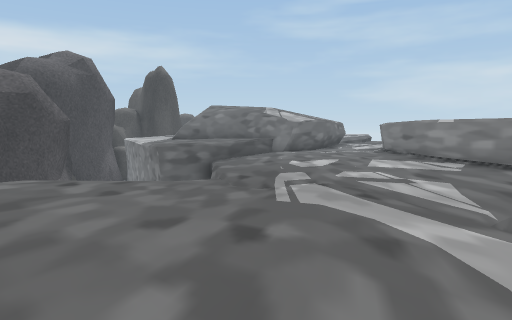
View 1 (above)

21 first-person views from a walk through a scene from a Unity 3-D project. The camera is 1.4 m above the floor, tilts 4° down and sees 70° across. The floor is counted in squares, 2 m on a side. Each view is taken from the middle of a square. On the plan, view 1 faces up. The plan holds only what a view shows up to about 11 squares ahead; the rest is blank. The place goes on beyond the plan. The player character is not drawn. Some surface patterns are stand-ins.

View 2
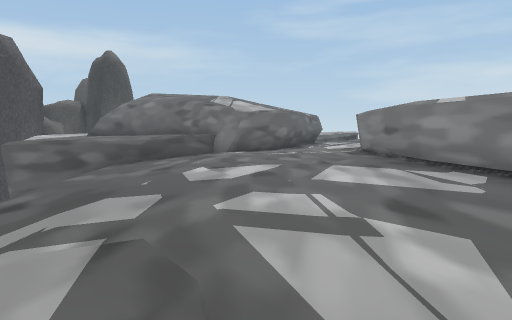

View 3
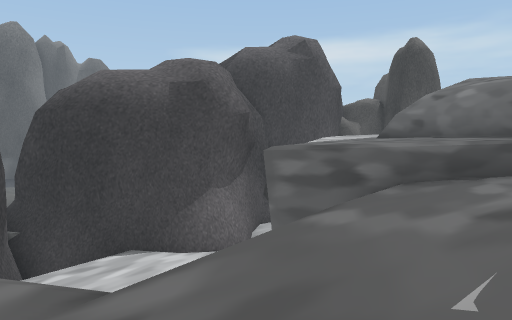

View 4
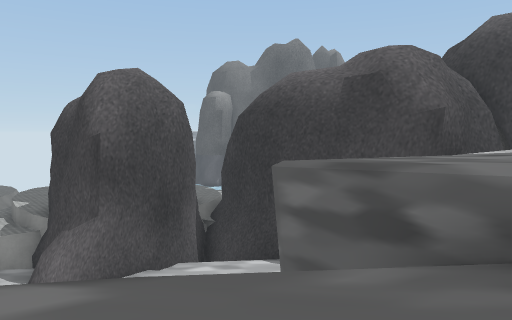

View 5
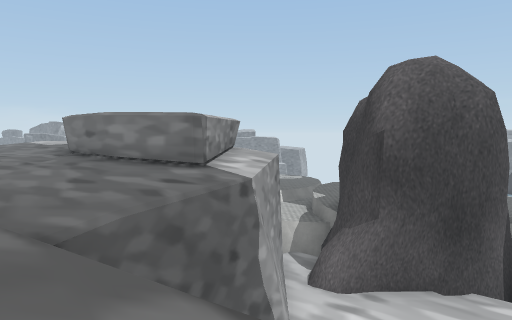

View 6
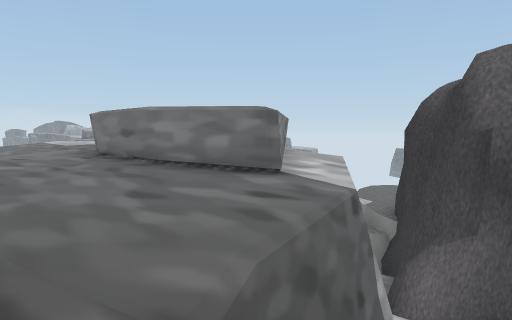

View 7
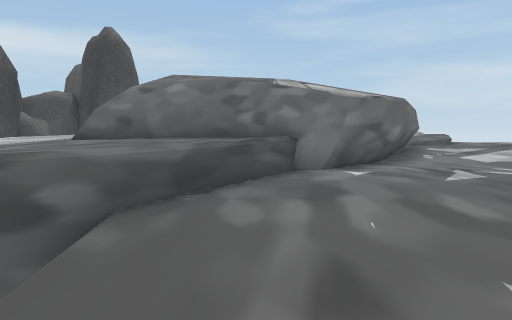

View 8
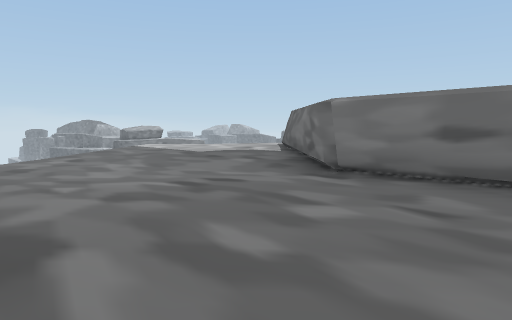

View 9
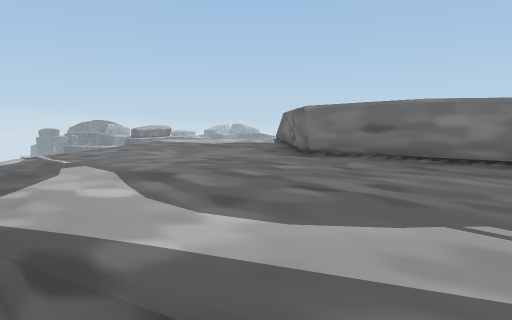

View 10
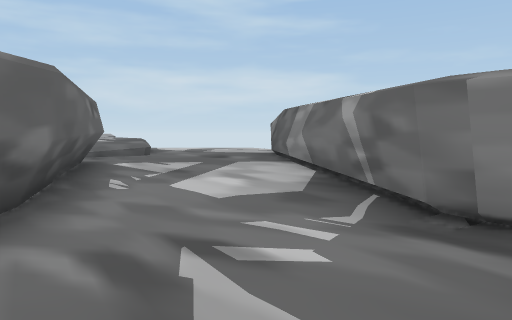

View 11
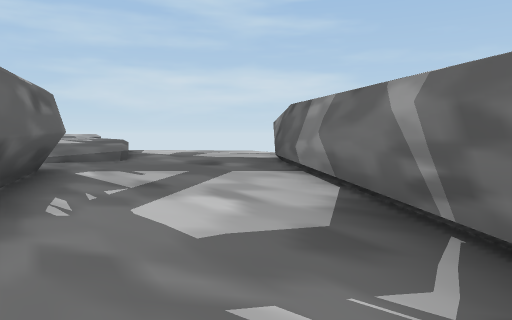

View 12
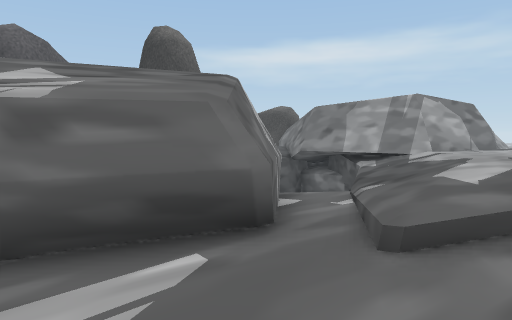

View 13
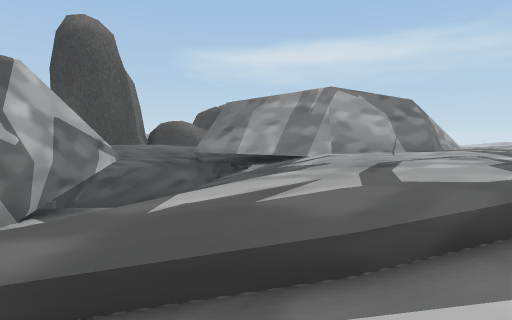

View 14
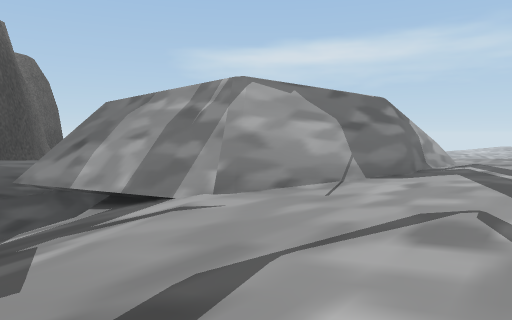

View 15
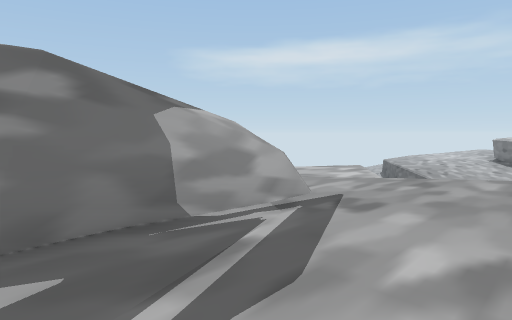

View 16
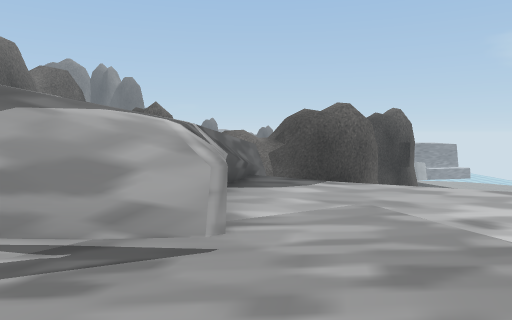

View 17
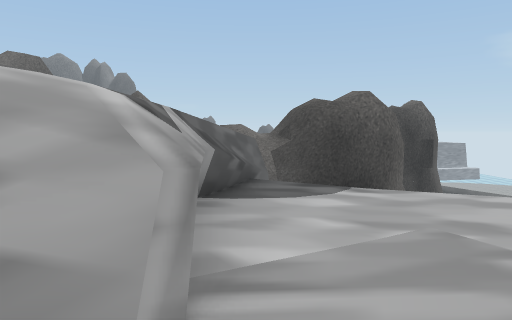

View 18
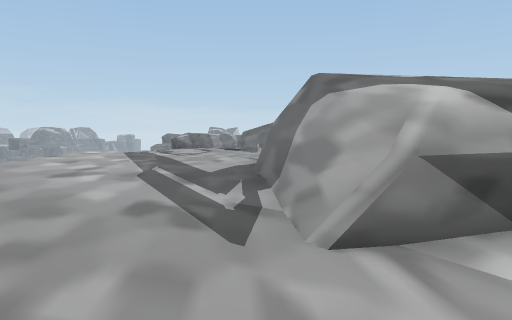

View 19
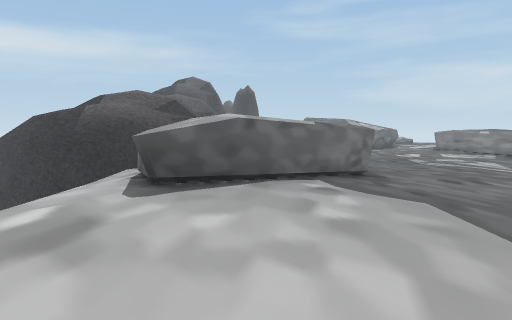

View 20
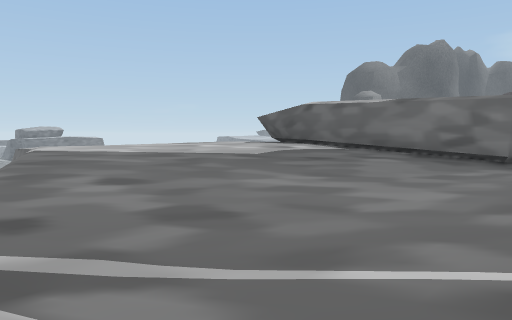

View 21
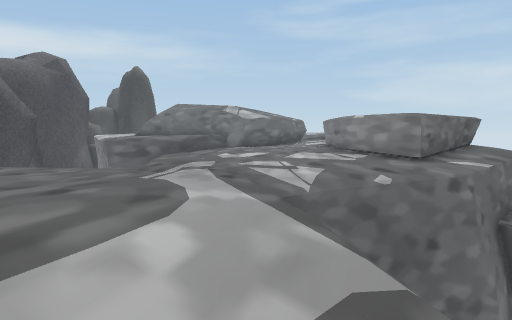

### Floor plan
Key: @ floor where view 1 was taken; # wall or solid block; . main floor; : floor 0.25 m higher than the main floor; - floor 0.25 m lower than the main floor; + floor 0.5 m higher than the main floor; _ floor 0.5 m lower than the main floor; * floor 0.75 m higher than the main floor; % floor 1 m higher than the main floor; & floor 1.25 m higher than the main floor; $ floor 1.5 m higher than the main floor; / step, stairs or slope; = window, fence, low wall or low ledge; ^ raised ledge; v drop or lower ground.
Columns run from 11 left of view 1 to 9 right of it. Each row starts with its distance up from view 1.
 41        #    *+
 40        #   ***+ =
 39        #  ^***///
 38      ###   ****%//
 37      ##  ##*****//$
 36           #####*//
 35               #*%/$
 34               #%%/$
 33               ##%&//
 32               ##&&//
 31               ##&&/$=
 30               #&&&&$=
 29               #&&&&$
 28              ##&&&&/
 27            ###//&&&
 26            #^^//&&&
 25                //&&
 24              #^//&&
 23              ##//&/++
 22               #:/%/++
 21               ###%+++
 20                ##++++
 19  #   #         #+/++#
 18  ##  ##       ##+/+##
 17   #   ^^###  ##./+##
 16   ##  ^^^^^####./##
 15   ##  ^^^^^^#.../#
 14   ##v  ^^^^-....##
 13  ##vv  ^^^_/....#
 12  #vvv   ^^_/....#
 11  vvvvv  v //....#
 10 vvvvvv    /-.--.#
  9 ##vvv     v----.##
  8  ##vvv   vv-----.##
  7   ##vvvvv/__-__--#
  6  ##vvvv--_______--
  5 ##vvv ##--_--___
  4 vvvv:^##.----/vv
  3     ^###..---_v
  2        #....-_v
  1   v    #..../_v
  0   v    #...@/_v
 -1   v^  #^..../_
 -2   v^^^^+/...-/
 -3   v+##+//...-_
 -4    +^++//..--/
 -5    ++++//.../
 -6     +++///.v
 -7     +++//v
 -8      +/vv

Where each view was taken, in squares from view 1:
view 1: 0 up, 0 right, facing up
view 2: 4 up, 2 right, facing up
view 3: 7 up, 1 right, facing up-left
view 4: 11 up, 1 right, facing left
view 5: 11 up, 0 right, facing down-left
view 6: 9 up, 0 right, facing down-left
view 7: 9 up, 0 right, facing up
view 8: 3 up, 1 right, facing down-left
view 9: 5 up, 3 right, facing down-left
view 10: 13 up, 2 right, facing up-right
view 11: 14 up, 3 right, facing up-right
view 12: 18 up, 7 right, facing up-left
view 13: 21 up, 8 right, facing up-left
view 14: 25 up, 7 right, facing up-left
view 15: 32 up, 7 right, facing up-left
view 16: 37 up, 7 right, facing left
view 17: 37 up, 5 right, facing left
view 18: 39 up, 4 right, facing down
view 19: 8 down, 6 left, facing up
view 20: 4 down, 2 right, facing left
view 21: 1 down, 2 right, facing up
